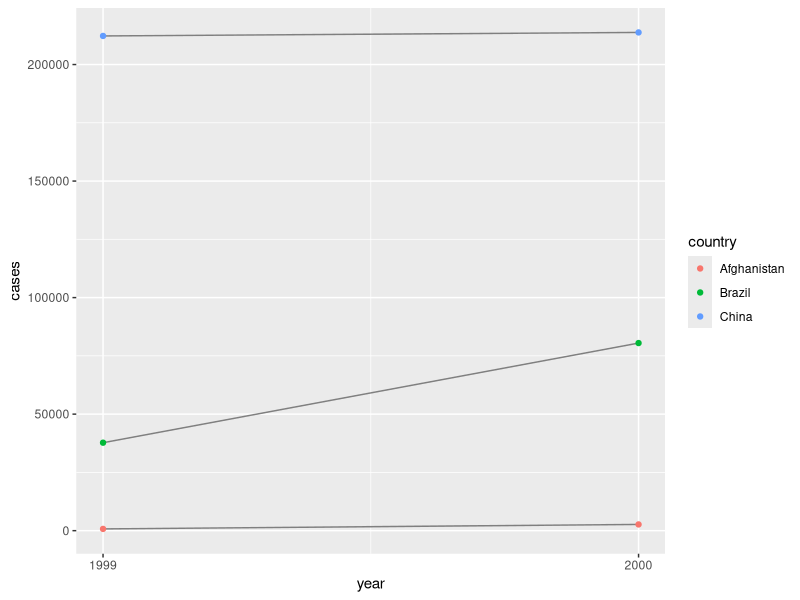

The R source for this figure: (Note: this script raises an error after producing the figure.)
## ---- chunk 1
library(tidyverse)
## ---- chunk 2
table1
## ---- chunk 3
table2
## ---- chunk 4
table3
## ---- chunk 5
table4a
## ---- chunk 6
table4b
## ---- chunk 7
t2_cases <- filter(table2, type == "cases") %>%
  rename(cases = count) %>%
  arrange(country, year)
t2_population <- filter(table2, type == "population") %>%
  rename(population = count) %>%
  arrange(country, year)
## ---- chunk 8
t2_cases_per_cap <- t2_cases %>%
  mutate(population = t2_population$population,
         cases_per_cap = (cases / population) * 10000) %>%
  select(country, year, cases_per_cap)
## ---- chunk 9
t2_cases_per_cap <- t2_cases_per_cap %>%
  mutate(type = "cases_per_cap") %>%
  rename(count = cases_per_cap)
## ---- chunk 10
bind_rows(table2, t2_cases_per_cap) %>%
  arrange(country, year, type, count)
## ---- chunk 11
table4c <- 
  tibble(country = table4a$country,
         `1999` = table4a[["1999"]] / table4b[["1999"]] * 10000,
       `2000` = table4a[["2000"]] / table4b[["2000"]] * 10000)
table4c
## ---- chunk 12
table2 %>%
  filter(type == "cases") %>%
  ggplot(aes(year, count)) +
  geom_line(aes(group = country), colour = "grey50") +
  geom_point(aes(colour = country)) +
  scale_x_continuous(breaks = unique(table2$year)) +
  ylab("cases")

## ---- chunk 13
tidy4a <- table4a %>%
  gather(`1999`, `2000`, key = "year", value = "cases")
tidy4b <- table4b %>%
  gather(`1999`, `2000`, key = "year", value = "cases")
## ---- chunk 14
stocks <- tibble(
  year   = c(2015, 2015, 2016, 2016),
  half  = c(   1,    2,     1,    2),
  return = c(1.88, 0.59, 0.92, 0.17)
)
stocks %>%
  spread(year, return) %>%
  gather("year", "return", `2015`:`2016`)
## ---- chunk 15
stocks %>%
  spread(year, return) %>%
  gather("year", "return", `2015`:`2016`, convert = TRUE)
## ---- chunk 16
table4a %>%
  gather(1999, 2000, key = "year", value = "cases")
## ---- chunk 17
table4a %>%
  gather(`1999`, `2000`, key = "year", value = "cases")
## ---- chunk 18
people <- tribble(
  ~name,             ~key,    ~value,
  #-----------------|--------|------
  "Phillip Woods",   "age",       45,
  "Phillip Woods",   "height",   186,
  "Phillip Woods",   "age",       50,
  "Jessica Cordero", "age",       37,
  "Jessica Cordero", "height",   156
)
glimpse(people)
## ---- chunk 19
spread(people, key, value)
## ---- chunk 20
people <- tribble(
  ~name,             ~key,    ~value, ~obs,
  #-----------------|--------|------|------
  "Phillip Woods",   "age",       45, 1,
  "Phillip Woods",   "height",   186, 1,
  "Phillip Woods",   "age",       50, 2,
  "Jessica Cordero", "age",       37, 1,
  "Jessica Cordero", "height",   156, 1
)
spread(people, key, value)
## ---- chunk 21
preg <- tribble(
  ~pregnant, ~male, ~female,
  "yes",     NA,    10,
  "no",      20,    12
)
## ---- chunk 22
gather(preg, sex, count, male, female) %>%
  mutate(pregnant = pregnant == "yes",
         female = sex == "female") %>%
  select(-sex)
## ---- chunk 23
tibble(x = c("a,b,c", "d,e,f,g", "h,i,j")) %>%
  separate(x, c("one", "two", "three"))

tibble(x = c("a,b,c", "d,e", "f,g,i")) %>%
  separate(x, c("one", "two", "three"))
## ---- chunk 24
tibble(x = c("a,b,c", "d,e,f,g", "h,i,j")) %>%
  separate(x, c("one", "two", "three"))
## ---- chunk 25
tibble(x = c("a,b,c", "d,e,f,g", "h,i,j")) %>%
  separate(x, c("one", "two", "three"), extra = "drop")
## ---- chunk 26
tibble(x = c("a,b,c", "d,e,f,g", "h,i,j")) %>%
  separate(x, c("one", "two", "three"), extra = "merge")
## ---- chunk 27
tibble(x = c("a,b,c", "d,e", "f,g,i")) %>%
  separate(x, c("one", "two", "three"))
## ---- chunk 28
tibble(x = c("a,b,c", "d,e", "f,g,i")) %>%
  separate(x, c("one", "two", "three"), fill = "right")
## ---- chunk 29
tibble(x = c("a,b,c", "d,e", "f,g,i")) %>%
  separate(x, c("one", "two", "three"), fill = "left")
## ---- chunk 30
# example with separators
tibble(x = c("X_1", "X_2", "AA_1", "AA_2")) %>%
  separate(x, c("variable", "into"), sep = "_")

# example with position
tibble(x = c("X1", "X2", "Y1", "Y2")) %>%
  separate(x, c("variable", "into"), sep = c(1))
## ---- chunk 31
# example with separators
tibble(x = c("X_1", "X_2", "AA_1", "AA_2")) %>%
  extract(x, c("variable", "id"), regex = "([A-Z])_([0-9])")

# example with position
tibble(x = c("X1", "X2", "Y1", "Y2")) %>%
  extract(x, c("variable", "id"), regex = "([A-Z])([0-9])")

# example that separate could not parse
tibble(x = c("X1", "X20", "AA11", "AA2")) %>%
  extract(x, c("variable", "id"), regex = "([A-Z]+)([0-9]+)")  

## ---- chunk 32
tibble(variable = c("X", "X", "Y", "Y"), id = c(1, 2, 1, 2)) %>%
  unite(x, variable, id, sep = "_")
       
## ---- chunk 33
who1 <- who %>%
  gather(new_sp_m014:newrel_f65, key = "key", value = "cases", na.rm = TRUE)
glimpse(who1)
## ---- chunk 34
who2 <- who1 %>%
 mutate(key = stringr::str_replace(key, "newrel", "new_rel"))

## ---- chunk 35
who3 <- who2 %>%
  separate(key, c("new", "type", "sexage"), sep = "_")
who3
## ---- chunk 36
who3 %>%
  count(new)
## ---- chunk 37
who4 <- who3 %>%
  select(-new, -iso2, -iso3)
## ---- chunk 38
who5 <- who4 %>%
  separate(sexage, c("sex", "age"), sep = 1)
who5
## ---- chunk 39
who1 %>%
  filter(cases == 0) %>%
  nrow()
## ---- chunk 40
gather(who, new_sp_m014:newrel_f65, key = "key", value = "cases") %>%
  group_by(country, year)  %>%
  mutate(missing = is.na(cases)) %>%
  select(country, year, missing) %>%
  distinct() %>%
  group_by(country, year) %>%
  filter(n() > 1)

## ---- chunk 41
who3a <- who1 %>%
  separate(key, c("new", "type", "sexage"), sep = "_")

filter(who3a, new == "newrel") %>% head()
## ---- chunk 42
select(who3, country, iso2, iso3) %>%
  distinct() %>%
  group_by(country) %>%
  filter(n() > 1)

## ---- chunk 43
who5 %>%
  group_by(country, year, sex) %>%
  filter(year > 1995) %>%
  summarise(cases = sum(cases)) %>%
  unite(country_sex, country, sex, remove = FALSE) %>%
  ggplot(aes(x = year, y = cases, group = country_sex, colour = sex)) +
  geom_line()

